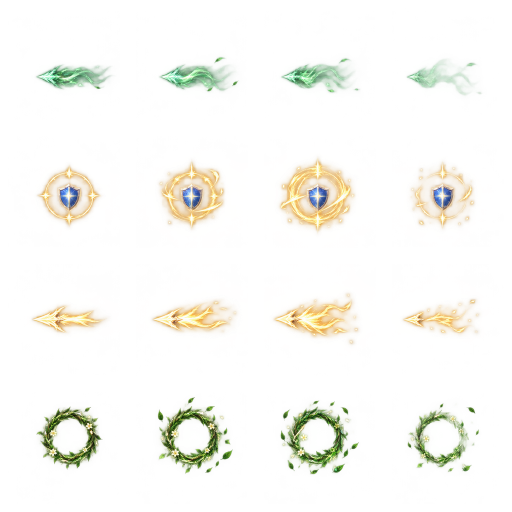
#> input picture assets/expedition/story/effects/companion-support-14cfa4da5b10.webp, 1024 x 1024 px, given in place of effects.png, which was not available (shown at 1/2 size)
$ python build_story_late_effects.py
#> lines starting #> are read from the running program, lines starting #| are printed output that depends on the picture; pictures that were not available may be replaced by others from this repository, and a replacement may not be noted
"""Pack the six authored late-campaign effect sheets, preserving alpha and gutters."""
from pathlib import Path
from PIL import Image
import hashlib,json
ROOT=Path(__file__).resolve().parents[1]
SRC=ROOT.parent/'adventurer-expeditions-source-art/astra-v8/story-enemies'
OUT=ROOT/'assets/expedition/story/effects'
GROUPS={
 'nature':['thorn_lash','poison_spray','rot_wing','glass_web'],
 'frost':['frost_touch','rime_grasp','rime_breath','coven_rime'],
 'weapons':['aimed_shot','kunai_line','suppressing_volley','contract_mark'],
 'occult':['blood_lotus','soul_bay','bell_silence','dispel'],
 'fire':['siege_flame','ember_lash','fire_barrier','ashfall'],
 'storm':['spark','chain_lightning','arcane_cascade','ranging_ward']}
def main():
 for group,clips in GROUPS.items():
  folder=SRC/('effects-'+group)
  file=folder/('effects-v2.png' if group=='weapons' else 'effects.png')
  im=Image.open(file).convert('RGBA');atlas=Image.new('RGBA',(1024,1024))
#> in main, im is the input picture: PIL image 1024x1024 RGBA; mean R, G, B, A 63.8, 46.8, 19.2, 19.6
#> after `atlas = Image.new('RGBA', (1024, 1024))`: atlas: PIL image 1024x1024 RGBA; every value is 0
  for i in range(16):
   x,y=i%4,i//4
   cell=im.crop((round(x*im.width/4),round(y*im.height/4),round((x+1)*im.width/4),round((y+1)*im.height/4)))
   cell.thumbnail((224,224),Image.Resampling.LANCZOS)
   atlas.alpha_composite(cell,(x*256+(256-cell.width)//2,y*256+(256-cell.height)//2))
#> this loop made 16 passes
#> pass 1, in main, `cell=im.crop((round(x*im.width/4),round(y*im.height/4),round((x+1)*im...`:
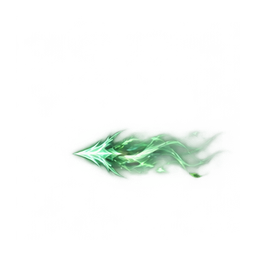
#> cell: PIL image 256x256 RGBA; mean R, G, B, A 10.2, 20.9, 12, 12.6; transparent parts drawn white
#> pass 2, in main, `cell=im.crop((round(x*im.width/4),round(y*im.height/4),round((x+1)*im...`:
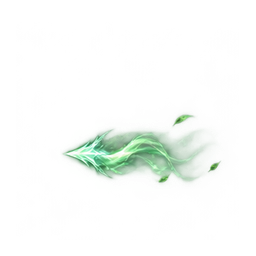
#> cell: PIL image 256x256 RGBA; mean R, G, B, A 16.6, 31.8, 18.1, 13.2; transparent parts drawn white
#> pass 3, in main, `cell=im.crop((round(x*im.width/4),round(y*im.height/4),round((x+1)*im...`:
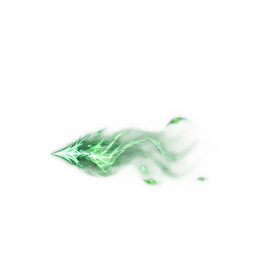
#> cell: PIL image 256x256 RGBA; mean R, G, B, A 17.7, 34.8, 19.5, 11.8; transparent parts drawn white
#> after the loop:
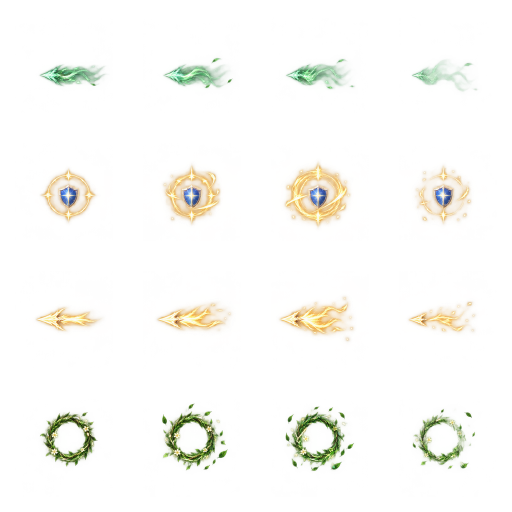
#> atlas: PIL image 1024x1024 RGBA (shown at 1/2 size); mean R, G, B, A 35, 30.1, 14, 15; transparent parts drawn white
#> after the loop:
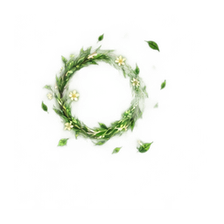
#> cell: PIL image 224x224 RGBA; mean R, G, B, A 20.6, 31.2, 11.6, 15.4; transparent parts drawn white
  tmp=folder/'runtime.webp';atlas.save(tmp,lossless=True,method=6)
  content=tmp.read_bytes();name=group+'-'+hashlib.sha256(content).hexdigest()[:12]+'.webp'
  (OUT/name).write_bytes(content)
  (OUT/(group+'.json')).write_text(json.dumps(dict(image=name,frameWidth=256,frameHeight=256,columns=4,rows=4,clips={k:list(range(i*4,i*4+4)) for i,k in enumerate(clips)},source=str(file.relative_to(SRC.parent))),indent=2))
  print(group,len(content))
#> pass 2 of the loop in main, `for group,clips in GROUPS.items():`:
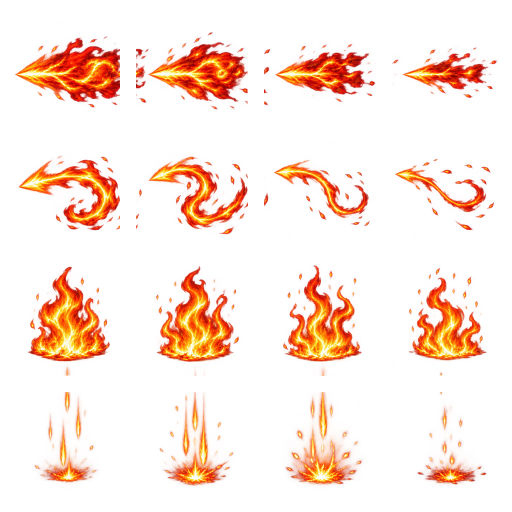
#> input picture assets/expedition/story/effects/fire-3f3f8705d076.webp, 1024 x 1024 px, given in place of effects.png, which was not available (shown at 1/2 size)
#> in main, im is the input picture: PIL image 1024x1024 RGBA; mean R, G, B, A 169.2, 21, 3.8, 36.2
#> after the loop in main, `for i in range(16):`:
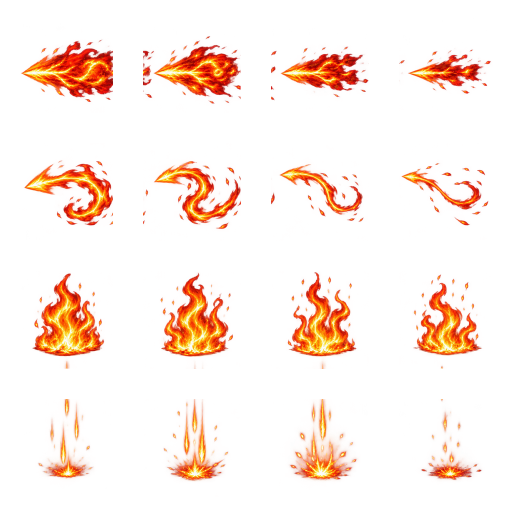
#> atlas: PIL image 1024x1024 RGBA (shown at 1/2 size); mean R, G, B, A 61.8, 16, 2.9, 27.7; transparent parts drawn white
#> after the loop in main, `for i in range(16):`:
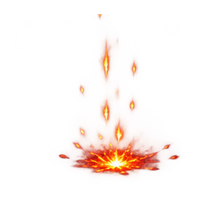
#> cell: PIL image 224x224 RGBA; mean R, G, B, A 51.5, 12.3, 1.8, 11.5; transparent parts drawn white
if __name__=='__main__':
#> (the run stopped early here; a loop or call above may not have finished)
